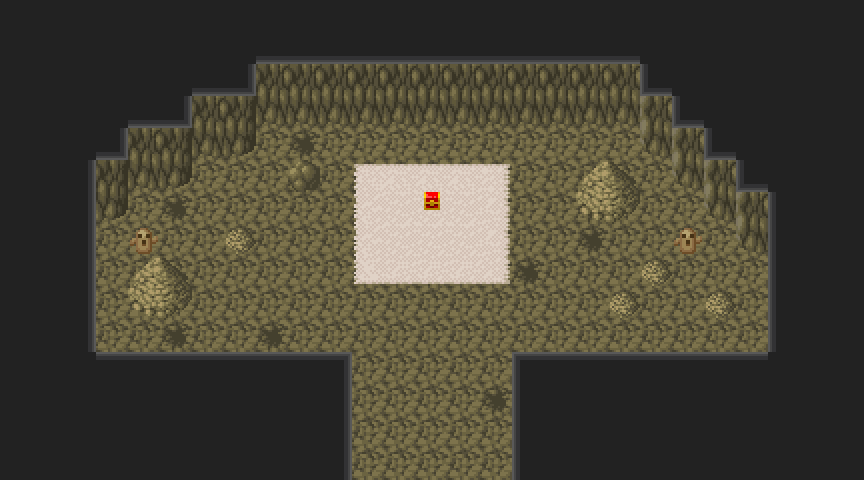

Rendered tile map (Tiled .tmx) drawn with the repository's tilesets; below, a short description and the full map source, tile grids included:
An orthogonal 27x15 tile map with 32x32 px tiles, 2 tile layers (ground, wall), 1 hidden layer not drawn, 10 tilesets.

<map version="1.0" orientation="orthogonal" renderorder="right-down" width="27" height="15" tilewidth="32" tileheight="32" nextobjectid="1">
 <tileset firstgid="1" name="floor" tilewidth="32" tileheight="32">
  <image source="tileset1.png" width="256" height="256" />
 </tileset>
 <tileset firstgid="65" name="wall" tilewidth="32" tileheight="32">
  <image source="tileset2.png" width="256" height="256" />
 </tileset>
 <tileset firstgid="129" name="ground" tilewidth="32" tileheight="32">
  <image source="tileset3.png" width="256" height="32" />
 </tileset>
 <tileset firstgid="137" name="house" tilewidth="32" tileheight="32">
  <image source="tileset4.png" width="256" height="128" />
 </tileset>
 <tileset firstgid="169" name="wall2" tilewidth="32" tileheight="32">
  <image source="tileset5.png" width="256" height="64" />
 </tileset>
 <tileset firstgid="185" name="furniture" tilewidth="32" tileheight="32">
  <image source="tileset6.png" width="256" height="576" />
 </tileset>
 <tileset firstgid="329" name="dungeon" tilewidth="32" tileheight="32">
  <image source="tileset8.png" width="256" height="768" />
 </tileset>
 <tileset firstgid="521" name="dungeon2" tilewidth="32" tileheight="32">
  <image source="tileset9.png" width="256" height="256" />
 </tileset>
 <tileset firstgid="585" name="decoration" tilewidth="32" tileheight="32">
  <image source="tileset10.png" width="256" height="384" />
 </tileset>
 <tileset firstgid="681" name="event" tilewidth="32" tileheight="32">
  <image source="tileset7.png" width="256" height="64" />
 </tileset>
 <layer name="ground" width="27" height="15">
  <data encoding="csv">
329,329,329,329,329,329,329,329,329,329,329,329,329,329,329,329,329,329,329,329,329,329,329,329,329,329,329,
329,329,329,329,329,329,329,329,329,329,329,329,329,329,329,329,329,329,329,329,329,329,329,329,329,329,329,
329,329,330,329,329,329,329,329,329,329,329,329,329,329,329,329,329,329,329,329,329,329,329,329,329,329,329,
329,329,329,329,329,329,329,329,329,329,329,329,329,329,329,330,329,329,329,329,329,329,330,329,329,329,329,
329,329,329,329,329,329,329,329,329,330,329,329,329,329,329,329,329,329,329,329,329,329,329,329,329,329,329,
329,329,329,329,329,329,329,329,329,329,329,329,329,329,329,329,329,329,329,329,329,329,329,329,329,329,329,
329,329,329,329,329,330,329,329,329,329,329,329,319,319,319,329,329,329,330,329,329,329,329,329,329,329,329,
329,329,329,329,329,329,329,329,329,329,329,329,329,329,329,329,329,329,330,329,329,329,329,329,329,329,329,
329,329,329,329,329,329,329,329,329,329,329,329,329,330,329,329,330,329,329,329,329,329,329,329,329,329,329,
329,329,329,329,329,329,329,329,329,329,329,329,329,329,329,329,329,329,329,329,329,329,330,329,329,329,329,
329,329,329,329,329,330,329,329,330,329,329,329,329,329,329,329,329,329,329,329,329,329,329,329,329,329,329,
329,329,329,329,329,329,329,329,329,329,329,329,329,329,329,329,329,329,329,329,329,329,329,329,329,329,329,
329,329,329,330,329,329,329,329,329,330,329,329,329,329,329,330,329,329,329,329,330,329,329,329,329,329,329,
329,329,329,329,329,329,329,329,329,329,329,329,329,329,329,329,329,329,329,329,329,329,329,329,329,329,329,
329,329,329,329,329,329,329,329,329,329,329,329,329,329,329,329,329,329,329,329,329,329,329,329,329,329,329
</data>
 </layer>
 <layer name="wall" width="27" height="15">
  <data encoding="csv">
72,72,72,72,72,72,72,72,72,72,72,72,72,72,72,72,72,72,72,72,72,72,72,72,72,72,72,
72,72,72,72,72,72,72,72,80,80,80,80,80,80,80,80,80,80,80,80,72,72,72,72,72,72,72,
72,72,72,72,72,72,80,76,386,386,386,386,386,386,386,386,386,386,386,386,75,72,72,72,72,72,72,
72,72,72,72,80,76,386,387,394,394,394,394,394,394,394,394,394,394,394,394,385,75,72,72,72,72,72,
72,72,72,76,386,387,394,395,0,0,0,0,0,0,0,0,0,0,0,0,393,385,75,72,72,72,72,
72,72,77,387,394,395,0,0,0,539,0,310,311,311,311,312,0,0,555,556,0,393,385,75,72,72,72,
72,72,77,395,0,0,0,0,0,0,0,318,0,626,0,320,0,0,563,564,0,0,393,385,79,72,72,
72,72,77,0,662,0,0,554,0,0,0,318,319,319,319,320,0,0,0,0,0,662,0,393,79,72,72,
72,72,77,0,555,556,0,0,0,0,0,326,327,327,327,328,0,0,0,0,554,0,0,0,79,72,72,
72,72,77,0,563,564,0,0,0,0,0,0,0,0,0,0,0,0,0,554,0,0,554,0,79,72,72,
72,72,77,0,0,0,0,0,0,0,0,0,0,0,0,0,0,0,0,0,0,0,0,0,79,72,72,
72,72,72,78,78,78,78,78,78,78,74,0,0,0,0,0,73,78,78,78,78,78,78,78,72,72,72,
72,72,72,72,72,72,72,72,72,72,77,0,0,0,0,0,79,72,72,72,72,72,72,72,72,72,72,
72,72,72,72,72,72,72,72,72,72,77,0,0,0,0,0,79,72,72,72,72,72,72,72,72,72,72,
72,72,72,72,72,72,72,72,72,72,77,0,0,0,0,0,79,72,72,72,72,72,72,72,72,72,72
</data>
 </layer>
 <layer name="collision" width="27" height="15" visible="0">
  <data encoding="csv">
0,0,0,0,0,0,0,0,0,0,0,0,0,0,0,0,0,0,0,0,0,0,0,0,0,0,0,
0,0,0,0,0,0,0,0,0,0,0,0,0,0,0,0,0,0,0,0,0,0,0,0,0,0,0,
0,0,0,0,0,0,0,0,0,0,0,0,0,0,0,0,0,0,0,0,0,0,0,0,0,0,0,
0,0,0,0,0,0,0,682,682,682,682,682,682,682,682,682,682,682,682,682,682,0,0,0,0,0,0,
0,0,0,0,0,682,682,682,0,0,0,0,0,0,0,0,0,0,0,0,682,682,0,0,0,0,0,
0,0,0,682,682,682,0,0,0,682,0,0,0,0,0,0,0,0,682,682,0,682,682,0,0,0,0,
0,0,682,682,0,0,0,0,0,0,0,0,0,682,0,0,0,0,682,682,0,0,682,682,0,0,0,
0,0,682,0,682,0,0,682,0,0,0,0,0,0,0,0,0,0,0,0,0,682,0,682,682,0,0,
0,0,682,0,682,682,0,0,0,0,0,0,0,0,0,0,0,0,0,0,682,0,0,0,682,0,0,
0,0,682,0,682,682,0,0,0,0,0,0,0,0,0,0,0,0,0,682,0,0,682,0,682,0,0,
0,0,682,0,0,0,0,0,0,0,0,0,0,0,0,0,0,0,0,0,0,0,0,0,682,0,0,
0,0,682,682,682,682,682,682,682,682,682,0,0,0,0,0,682,682,682,682,682,682,682,682,682,0,0,
0,0,0,0,0,0,0,0,0,0,682,0,0,0,0,0,682,0,0,0,0,0,0,0,0,0,0,
0,0,0,0,0,0,0,0,0,0,682,0,0,0,0,0,682,0,0,0,0,0,0,0,0,0,0,
0,0,0,0,0,0,0,0,0,0,682,0,0,0,0,0,682,0,0,0,0,0,0,0,0,0,0
</data>
 </layer>
</map>
